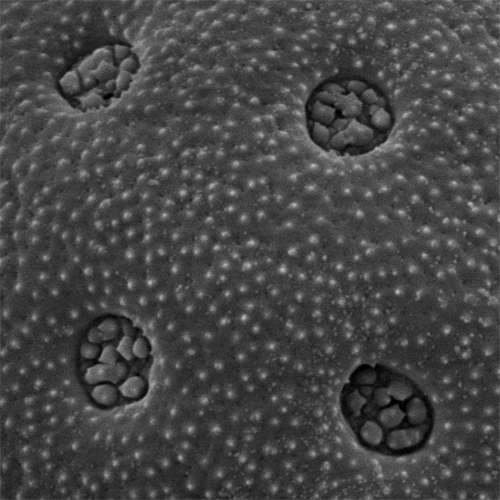
#> input picture PythonApplication1/image_blob.png, 500 x 500 px
$ python test_module.py
#> lines starting #> are read from the running program, lines starting #| are printed output that depends on the picture
from matplotlib import pyplot as plt
from skimage import data
from skimage.feature import blob_dog, blob_log, blob_doh
from math import sqrt
from skimage.color import rgb2gray

import matplotlib.image as mpimg

# image = data.hubble_deep_field()[0:500, 0:500]
image = mpimg.imread("image_blob.png")
#> image is the input picture: shape (500, 500, 4) float32; mean R, G, B, A 0.273, 0.273, 0.273, 0.999
image_gray = rgb2gray(image)

blobs_log = blob_log(image_gray, max_sigma=60, threshold=.1)
#> blobs_log = 245 rows, first 8: [291, 397, 1], [203, 469, 1], [148, 376, 1], [208, 230, 1], [54, 432, 1], [208, 430, 1], [482, 247, 1], [204, 294, 1]
# Compute radii in the 3rd column.
blobs_log[:, 2] = blobs_log[:, 2] * sqrt(2)

blobs_dog = blob_dog(image_gray, max_sigma=60, threshold=.1)
#> blobs_dog = 397 rows, first 8: [291, 397, 1.6], [317, 243, 1.6], [269, 282, 2.56], [457, 180, 1.6], [26, 390, 2.56], [242, 251, 2.56], [282, 150, 2.56], [247, 216, 1.6]
blobs_dog[:, 2] = blobs_dog[:, 2] * sqrt(2)

blobs_doh = blob_doh(image_gray, max_sigma=30, threshold=.01)
#> blobs_doh = empty array

blobs_list = [blobs_log, blobs_dog, blobs_doh]
colors = ['yellow', 'lime', 'red']
titles = ['Laplacian of Gaussian', 'Difference of Gaussian',
          'Determinant of Hessian']
sequence = zip(blobs_list, colors, titles)


fig,axes = plt.subplots(1, 3, sharex=True, sharey=True, subplot_kw={'adjustable':'box-forced'})
axes = axes.ravel()
for blobs, color, title in sequence:
    ax = axes[0]
    axes = axes[1:]
    ax.set_title(title)
    ax.imshow(image, interpolation='nearest')
    for blob in blobs:
        y, x, r = blob
        c = plt.Circle((x, y), r, color=color, linewidth=2, fill=False)
        ax.add_patch(c)
#> this loop made 3 passes
#> (color, title) on passes 1 to 2: ('yellow', 'Laplacian of Gaussian'), ('lime', 'Difference of Gaussian')

plt.show()
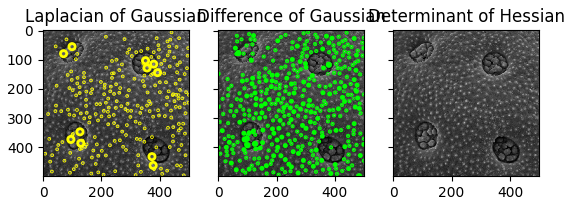
#> figure drawn by matplotlib, 3 panels
